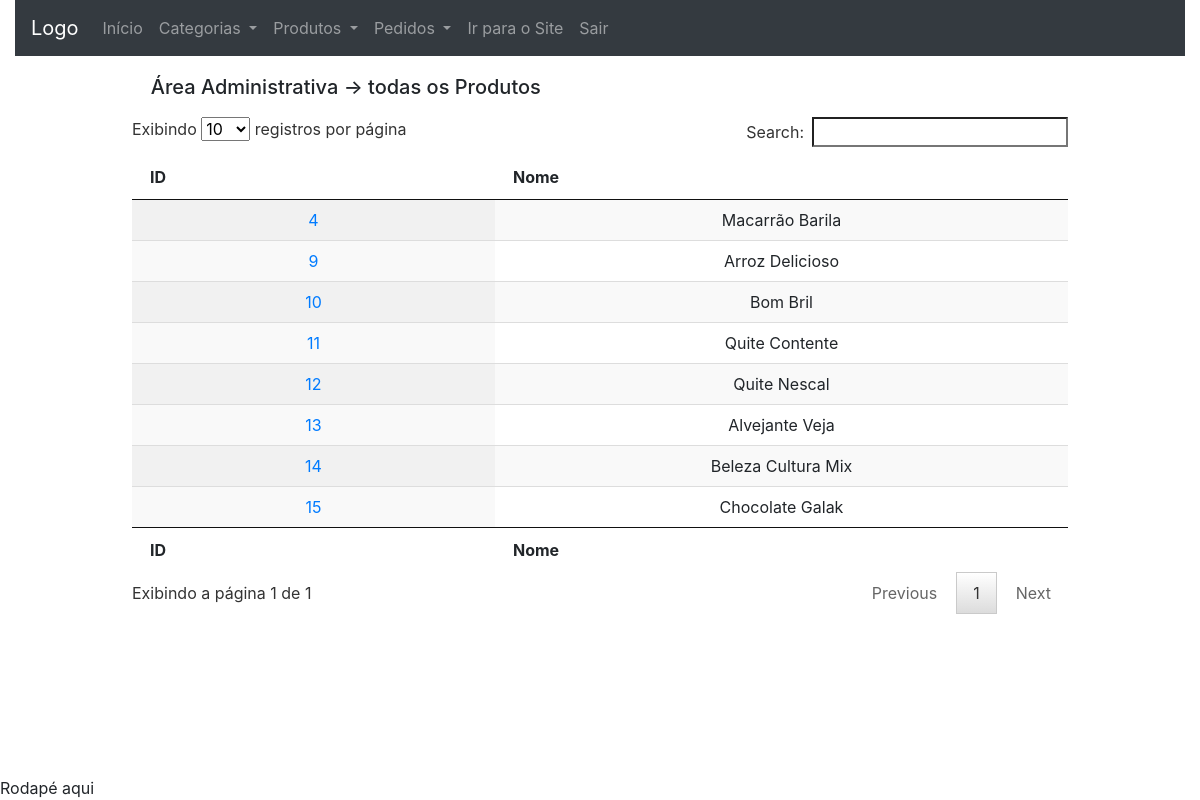
The app's page /area_administrativa/todos_os_produtos (signed in) with its own data.
### catalog/models.py (models this page shows, shortened)
class Product(models.Model):
	name = models.CharField('Nome', max_length=100)
	description = models.TextField('Nome', max_length=300)
	image = models.ImageField(upload_to="product_image",
		verbose_name="Imagem", null=True, blank=True)
	value = models.DecimalField('Valor', max_digits=6, decimal_places=2)
	brand = models.CharField("Marca", max_length=100,
		null=True, blank=True)
	category = models.ForeignKey(Category, on_delete=models.CASCADE,
		null=True, blank=True)
	class Meta:
		verbose_name = "Produto"
		verbose_name_plural = "Produtos"
		ordering = ['name']

### dashboard_admin/views.py (the view)
# urls.py: path('todos_os_produtos', views.show_all_products,
@login_required
def show_all_products(request):
	products = Product.objects.all()
	context = {'products':products}
	return render(request, 'dashboard_admin/show_all_products.html',
		context)

### dashboard_admin/templates/dashboard_admin/show_all_products.html (shortened to what this page needs)
{% extends 'dashboard_admin/base.html' %}
{% load widget_tweaks %}
{% block conteudo %}
<div class="panel panel-default table-two-column panel-large">
	{% block dashboard_title %}
	<div class="panel-heading" style="margin: 2%;">
		<h5>Área Administrativa -> todas os Produtos </h5>
	</div>
	{% endblock %}
	<div class="panel-body">
		 <table id="table" class="display" cellspacing="0"
		        width="100%">
		    <thead>
		      <tr>
		        <th>ID</th>
		        <th>Nome</th>
		      </tr>
		    </thead>
		    <tfoot>
		      <tr>
		        <th>ID</th>
		        <th>Nome</th>
		      </tr>
		    </tfoot>
		    <tbody>
				{% for product in products %}
				<tr>
					<td style="text-align: center;">
						<a href="{% url 'dashboard_admin:edit_product' product.id %}"
						title="Detalhes do produto">
					  	{{ product.id }}
						</a>
					</td>
					<td style="text-align: center;">
						{{ product.name }}
					</td>
				</tr>
				{% endfor %}
		    </tbody>
		  </table>
	</div>
</div>
{% endblock %}

### dashboard_admin/static/dashboard_admin/css/extra.css (style rules this page uses)
.panel-large { width: 80%; margin: auto; }

### records on screen
Product: id "13", name "Alvejante Veja"
Product: id "9", name "Arroz Delicioso"
Product: id "14", name "Beleza Cultura Mix"
Product: id "10", name "Bom Bril"
Product: id "15", name "Chocolate Galak"
Product: id "4", name "Macarrão Barila"
Product: id "11", name "Quite Contente"
Product: id "12", name "Quite Nescal"
